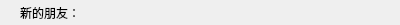
<?xml version="1.0" encoding="UTF-8"?>
<ui version="4.0">
 <class>GroupTipItem</class>
 <widget class="QWidget" name="GroupTipItem">
  <property name="geometry">
   <rect>
    <x>0</x>
    <y>0</y>
    <width>400</width>
    <height>25</height>
   </rect>
  </property>
  <property name="minimumSize">
   <size>
    <width>0</width>
    <height>25</height>
   </size>
  </property>
  <property name="maximumSize">
   <size>
    <width>16777215</width>
    <height>25</height>
   </size>
  </property>
  <property name="windowTitle">
   <string>Form</string>
  </property>
  <layout class="QVBoxLayout" name="verticalLayout">
   <property name="spacing">
    <number>0</number>
   </property>
   <property name="leftMargin">
    <number>20</number>
   </property>
   <property name="topMargin">
    <number>0</number>
   </property>
   <property name="rightMargin">
    <number>0</number>
   </property>
   <property name="bottomMargin">
    <number>0</number>
   </property>
   <item>
    <widget class="QLabel" name="label">
     <property name="text">
      <string>新的朋友：</string>
     </property>
    </widget>
   </item>
  </layout>
 </widget>
 <resources/>
 <connections/>
</ui>
